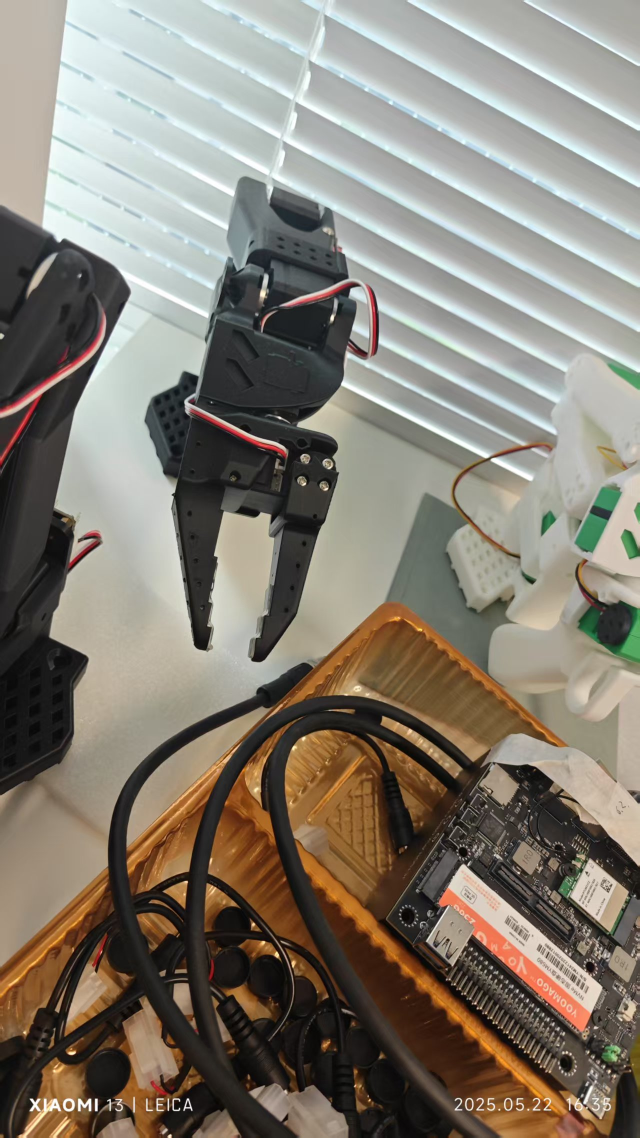
#> input picture resources/jaw1.jpg, 1279 x 2275 px, given in place of the camera (shown at 1/2 size)
$ python extract_ellipse_video.py
#> lines starting #> are read from the running program, lines starting #| are printed output that depends on the picture
### sense/ellipses_extracter.py
import cv2
import numpy as np
from typing import Dict, List, Tuple, Optional, Any

class EllipseExtracter:
    """
    椭圆提取器 - 从图像中检测和提取椭圆
    """

    #---------------------------初始化部分---------------------------
    def __init__(self,
                 min_points: int = 10,
                 ellipse_params: Optional[Dict[str, Any]] = None,
                 confidence_threshold: float = 0.6
                 ):
        """
        初始化椭圆提取器

        参数:
            min_points: 有效点集的最小点数 (默认: 10)
            ellipse_params: 椭圆拟合参数字典
            confidence_threshold: 检测椭圆的接受阈值 (默认: 0.6)
        """
        # 基本参数
        self.min_points = min_points
        self.blur_kernel_size = (5, 5)
        self.canny_threshold1 = 50
        self.canny_threshold2 = 150
        self.confidence_threshold = confidence_threshold

        # 设置椭圆参数
        self._setup_ellipse_params(ellipse_params)

        # 初始化结果存储
        self._init_storage()

    def _setup_ellipse_params(self, ellipse_params: Optional[Dict[str, Any]]) -> None:
        """设置椭圆拟合参数"""
        default_ellipse_params = {
            'num_samples': 10,  # 椭圆拟合的随机样本数
            'sample_size': 5,   # 每个样本的点数（拟合椭圆至少需要5个点）
            'tolerance': 3      # 判断点是否在椭圆上的容差
        }

        self.ellipse_params = default_ellipse_params
        if ellipse_params:
            self.ellipse_params.update(ellipse_params)

    def _init_storage(self) -> None:
        """初始化结果存储变量"""
        # 图像存储
        self.original_image = None
        self.gray_image = None
        self.edge_image = None

        # 结果存储
        self.point_sets = []
        self.ellipses = []
        self.all_candidates = []
        self.confidences = []


    #---------------------------点集提取相关方法---------------------------
    def _find_continuous_points(self, edge_image: np.ndarray, min_points: Optional[int] = None) -> List[np.ndarray]:
        """查找边缘图像中的所有连续点集"""
        if min_points is None:
            min_points = self.min_points

        # 使用OpenCV的连通分量分析
        num_labels, labels = cv2.connectedComponents(edge_image)

        # 提取连通分量的更高效方法
        point_sets = []

        # 一次性查找所有非背景点坐标
        y_all, x_all = np.nonzero(labels)
        label_values = labels[y_all, x_all]

        # 统计每个标签的点数
        label_counts = self._count_points_per_label(label_values)

        # 过滤点数少于min_points的标签
        valid_labels = [label for label, count in label_counts.items() if count >= min_points]

        # 仅为有效标签创建点集
        for label in valid_labels:
            point_set = self._create_point_set_for_label(label, label_values, x_all, y_all)
            point_sets.append(point_set)

        return point_sets

    def _count_points_per_label(self, label_values: np.ndarray) -> Dict[int, int]:
        """计算每个标签的点数"""
        label_counts = {}
        for label_val in label_values:
            if label_val > 0:  # 跳过背景
                label_counts[label_val] = label_counts.get(label_val, 0) + 1
        return label_counts

    def _create_point_set_for_label(self, label: int, label_values: np.ndarray,
                                    x_all: np.ndarray, y_all: np.ndarray) -> np.ndarray:
        """为指定标签创建点集"""
        indices = np.where(label_values == label)[0]
        x_coords = x_all[indices]
        y_coords = y_all[indices]
        return np.column_stack((x_coords, y_coords))

    #---------------------------椭圆拟合相关方法---------------------------
    def _fit_ellipses(self, point_sets: Optional[List[np.ndarray]] = None) -> Tuple[List, List, List]:
        """拟合椭圆到点集(使用随机采样提高鲁棒性)"""
        if point_sets is None:
            point_sets = self.point_sets

        ellipses = []
        all_candidates = []
        confidences = []

        # 合并所有点集进行置信度计算
        all_points = np.vstack(point_sets) if point_sets else np.array([])

        for point_set in point_sets:
            # 为OpenCV转换为轮廓格式
            contour = point_set.reshape(-1, 1, 2).astype(np.int32)

            # 拟合椭圆需要至少5个点
            if len(contour) >= self.ellipse_params['sample_size']:
                # 获取候选椭圆
                candidate_ellipses = self._get_candidate_ellipses(contour)

                # 如果有候选椭圆，找出最佳的一个
                if candidate_ellipses:
                    best_ellipse, best_confidence = self._find_best_ellipse(candidate_ellipses, all_points)

                    ellipses.append(best_ellipse)
                    confidences.append(best_confidence)
                    all_candidates.append(candidate_ellipses)

        return ellipses, all_candidates, confidences

    def _get_candidate_ellipses(self, contour: np.ndarray) -> List:
        """获取候选椭圆"""
        candidate_ellipses = []

        # 预先计算所有采样参数
        num_samples = self.ellipse_params['num_samples']
        sample_size = self.ellipse_params['sample_size']

        # 只尝试有效的随机样本
        valid_samples = 0
        max_attempts = num_samples * 2  # 设置最大尝试次数
        attempts = 0

        while valid_samples < num_samples and attempts < max_attempts:
            try:
                # 随机样本点
                indices = np.random.choice(len(contour), sample_size, replace=False)
                sample_contour = contour[indices]

                # 拟合椭圆
                ellipse = cv2.fitEllipse(sample_contour)
                candidate_ellipses.append(ellipse)
                valid_samples += 1
            except:
                pass
            attempts += 1

        return candidate_ellipses

    def _find_best_ellipse(self, candidate_ellipses: List, all_points: np.ndarray) -> Tuple:
        """从候选椭圆中找出最佳椭圆"""
        # 计算每个椭圆上或附近的点和置信度
        point_counts = np.zeros(len(candidate_ellipses))
        point_confidences = np.zeros(len(candidate_ellipses))

        # 批量评估所有椭圆
        for i, ellipse in enumerate(candidate_ellipses):
            count, confidence = self._count_points_near_ellipse(ellipse, all_points)
            point_counts[i] = count
            point_confidences[i] = confidence

        # 找到点最多的椭圆
        best_idx = np.argmax(point_counts)
        best_ellipse = candidate_ellipses[best_idx]
        best_confidence = point_confidences[best_idx]

        return best_ellipse, best_confidence

    #---------------------------椭圆评估相关方法---------------------------
    def _count_points_near_ellipse(self, ellipse: Tuple, points: np.ndarray) -> Tuple[int, float]:
        """计算有多少点在椭圆上或附近并返回置信度"""

        center, axes, angle = ellipse
        center = np.array(center)
        a, b = axes[0] / 2, axes[1] / 2  # 半长轴和半短轴
        angle_rad = np.deg2rad(angle)  # 将角度转换为弧度

        # 旋转矩阵
        rotation_matrix = self._get_rotation_matrix(angle_rad)

        # 向量化实现 - 一次性计算所有点
        # 以椭圆中心为中心的点
        points_centered = points - center

        # 一次性对所有点应用旋转
        points_rotated = np.dot(points_centered, rotation_matrix.T)

        # 为所有点计算标准化距离
        x_values = points_rotated[:, 0]
        y_values = points_rotated[:, 1]

        # 防止除以零
        if a == 0 or b == 0:
            return 0, 0

        # 一次性计算所有点的椭圆方程值
        values = (x_values**2 / a**2) + (y_values**2 / b**2)

        # 计算到椭圆的距离
        distances = np.abs(values - 1) * min(a, b)

        # 计算容差内的点数
        count = np.sum(distances <= self.ellipse_params['tolerance'])

        # 计算置信度
        confidence = self._calculate_confidence(count, a, b)

        return count, confidence

    def _get_rotation_matrix(self, angle_rad: float) -> np.ndarray:
        """获取旋转矩阵"""
        cos_angle = np.cos(angle_rad)
        sin_angle = np.sin(angle_rad)
        return np.array([
            [cos_angle, sin_angle],
            [-sin_angle, cos_angle]
        ])

    def _calculate_confidence(self, count: int, a: float, b: float) -> float:
        """计算椭圆的置信度分数"""
        # 计算椭圆周长上的预期点数
        h = ((a - b) ** 2) / ((a + b) ** 2)
        perimeter = np.pi * (a + b) * (1 + (3 * h) / (10 + np.sqrt(4 - 3 * h)))
        expected_points = np.ceil(perimeter)

        # 计算置信度
        confidence = min(1.0, count / expected_points) if expected_points > 0 else 0
        return confidence

    #---------------------------椭圆过滤相关方法---------------------------
    def _filter_ellipses(self, ellipses: List) -> List[int]:
        """过滤椭圆，删除不符合条件的椭圆"""
        if not ellipses:
            return []

        # 从原始图像获取尺寸
        if self.original_image is not None:
            image_height, image_width = self.original_image.shape[:2]
        else:
            return list(range(len(ellipses)))

        # 定义过滤阈值
        max_axis_length = image_width / 2  # 长轴不能超过图像宽度的一半
        min_axis_length = image_width / 10  # 长轴不能小于图像宽度的十分之一
        max_axis_ratio = 2.0  # 长轴与短轴的最大比率(圆度)

        filtered_indices = []

        for i, ellipse in enumerate(ellipses):
            if self._is_valid_ellipse(ellipse, min_axis_length, max_axis_length, max_axis_ratio):
                filtered_indices.append(i)

        return filtered_indices

    def _is_valid_ellipse(self, ellipse: Tuple, min_axis_length: float,
                          max_axis_length: float, max_axis_ratio: float) -> bool:
        """检查椭圆是否有效"""
        center, axes, angle = ellipse
        major_axis, minor_axis = max(axes), min(axes)

        # 计算长轴与短轴的比率(圆度)
        axis_ratio = major_axis / minor_axis if minor_axis > 0 else float('inf')

        # 检查条件
        if (min_axis_length <= major_axis <= max_axis_length and
            axis_ratio <= max_axis_ratio):
            return True
        return False


    #---------------------------公共API部分---------------------------
    # [21 lines left out: function get_ellipse, not called in this run]

    def get_edge_ellipses_image(self) -> np.ndarray:
        """返回边缘检测后的椭圆图像"""
        if self.edge_image is None:
            return np.zeros((100, 100, 3), dtype=np.uint8)

        # 创建彩色图像 (将边缘图像转换为3通道)
        edge_ellipses_image = cv2.cvtColor(self.edge_image, cv2.COLOR_GRAY2BGR)

        # 绘制所有检测到的椭圆
        for i, (ellipse, confidence) in enumerate(zip(self.ellipses, self.confidences)):
            # 仅绘制置信度超过阈值的椭圆
            if confidence >= self.confidence_threshold:
                # 使用纯绿色
                color = (0, 255, 0)  # 纯绿色 (BGR格式)

                # 绘制椭圆
                cv2.ellipse(edge_ellipses_image, ellipse, color, 2)

                # 添加置信度标签到椭圆中心
                center = tuple(map(int, ellipse[0]))
                label = f"{confidence:.2f}"
                cv2.putText(edge_ellipses_image, label,
                           center,  # 放在椭圆中心
                           cv2.FONT_HERSHEY_SIMPLEX, 2, color, 2)

        return edge_ellipses_image

    # 获取图像的公开方法
    def get_original_image(self) -> np.ndarray:
        """返回原始输入图像"""
        return self.original_image

    def get_original_ellipses_image(self) -> np.ndarray:
        """返回原始图像上标记椭圆的版本"""
        if self.original_image is None:
            return np.zeros((100, 100, 3), dtype=np.uint8)

        # 创建原始图像的副本
        original_with_ellipses = self.original_image.copy()

        # 绘制所有检测到的椭圆
        for i, (ellipse, confidence) in enumerate(zip(self.ellipses, self.confidences)):
            # 仅绘制置信度超过阈值的椭圆
            if confidence >= self.confidence_threshold:
                # 使用纯绿色
                color = (0, 255, 0)  # 纯绿色 (BGR格式)

                # 绘制椭圆
                cv2.ellipse(original_with_ellipses, ellipse, color, 2)

                # 添加置信度标签到椭圆中心
                center = tuple(map(int, ellipse[0]))
                label = f"{confidence:.2f}"
                cv2.putText(original_with_ellipses, label,
                           center,  # 放在椭圆中心
                           cv2.FONT_HERSHEY_SIMPLEX, 2, color, 2)

        # # 转换为RGB颜色空间以便正确显示
        # rgb_image = cv2.cvtColor(original_with_ellipses, cv2.COLOR_BGR2RGB)

        return original_with_ellipses

    def get_gray_image(self) -> np.ndarray:
        """返回图像的灰度版本"""
        return self.gray_image

    def get_edge_image(self) -> np.ndarray:
        """返回边缘检测后的图像"""
        return self.edge_image

    def get_point_sets(self) -> List[np.ndarray]:
        """返回所有点集"""
        return self.point_sets

    # [29 lines left out: function get_point_sets_image, not called in this run]

    def get_all_candidates(self) -> List[List]:
        """返回所有候选椭圆"""
        return self.all_candidates

    def process_frame(self, frame: np.ndarray, min_points: Optional[int] = None) -> Tuple[List, List]:
        """
        处理视频帧以检测椭圆

        参数:
            frame: 输入图像帧
            min_points: 有效点集的最小点数

        返回:
            ellipses: 检测到的椭圆
            confidences: 每个椭圆的置信度值
        """
        if min_points is None:
            min_points = self.min_points

        # 存储原始图像
        self.original_image = frame

        # 转换为灰度并进行边缘检测
        self.gray_image = cv2.cvtColor(frame, cv2.COLOR_BGR2GRAY)
        blurred = cv2.GaussianBlur(self.gray_image, self.blur_kernel_size, 0)
        self.edge_image = cv2.Canny(blurred, self.canny_threshold1, self.canny_threshold2)

        # 查找点集并拟合椭圆
        self.point_sets = self._find_continuous_points(self.edge_image, min_points)
        self.ellipses, self.all_candidates, self.confidences = self._fit_ellipses(self.point_sets)

        # 过滤椭圆
        filtered_indices = self._filter_ellipses(self.ellipses)
        self.ellipses = [self.ellipses[i] for i in filtered_indices]
        self.confidences = [self.confidences[i] for i in filtered_indices]

        return self.ellipses, self.confidences

    # [19 lines left out: function process_image, not called in this run]


# [31 lines that do not run on import are left out]


### sense/extract_ellipse_video.py
import cv2
import numpy as np
import time
import json
import os
from sense.ellipses_extracter import EllipseExtracter

def main():
    # 读取配置
    config_path = os.path.join(os.path.dirname(__file__), "config.json")
    with open(config_path, "r") as f:
#> (reads sense/config.json from the repository)
        config = json.load(f)

    camera_id = config.get("camera_id", 0)
    flip_left_right = config.get("flip_left_right", False)
    camera_resolution = config.get("camera_resolution", {"width": 640, "height": 480})
    ellipse_config = config.get("ellipse_extracter", {})

    # Initialize webcam
    cap = cv2.VideoCapture(camera_id)

    if not cap.isOpened():
        print("Error: Could not open webcam.")
        return

    # Set resolution from config
    cap.set(cv2.CAP_PROP_FRAME_WIDTH, camera_resolution["width"])
    cap.set(cv2.CAP_PROP_FRAME_HEIGHT, camera_resolution["height"])

    # Print actual resolution being used
    actual_width = cap.get(cv2.CAP_PROP_FRAME_WIDTH)
    actual_height = cap.get(cv2.CAP_PROP_FRAME_HEIGHT)
    print(f"摄像头分辨率: {int(actual_width)}x{int(actual_height)}")
    print(f"左右翻转: {'启用' if flip_left_right else '禁用'}")

    # Get frame dimensions
    ret, frame = cap.read()
#> frame is the input picture: shape (2275, 1279, 3); mean B, G, R 114.5, 125.9, 133
    if not ret:
        print("Error: Could not read from webcam.")
        return

    # Create ellipse detector instance from config
    detector = EllipseExtracter(
        min_points=ellipse_config.get("min_points", 200),
        ellipse_params=ellipse_config.get("ellipse_params", {
            'num_samples': 20,
            'sample_size': 5,
            'tolerance': 2
        }),
        confidence_threshold=ellipse_config.get("confidence_threshold", 0.5)
    )

    print("Starting real-time ellipse detection...")
    print("Press 'q' to quit")

    while True:
        start_time = time.time()

        # Read frame from webcam
        ret, frame = cap.read()
        if not ret:
            print("Error: Could not read frame.")
            break

        # 根据配置进行左右翻转
        if flip_left_right:
            frame = cv2.flip(frame, 1)  # 1表示水平翻转（左右翻转）

        # Process the frame using the optimized method
        detected_ellipses, confidences = detector.process_frame(frame)
#> in process_frame, `self.gray_image = cv2.cvtColor(frame, cv2.COLOR_BGR2GRAY)`:
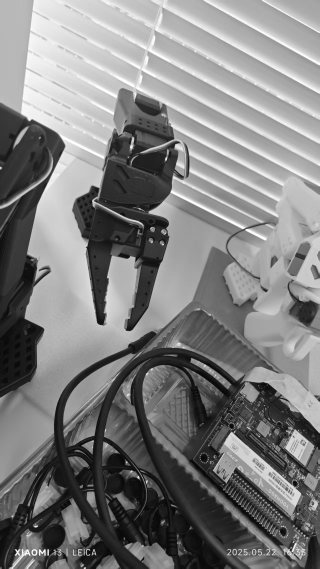
#> self.gray_image: shape (2275, 1279) (shown at 1/4 size); min 0, max 255, mean 126.7
#> in process_frame, `self.edge_image = cv2.Canny(blurred, self.canny_threshold1, self.canny..`:
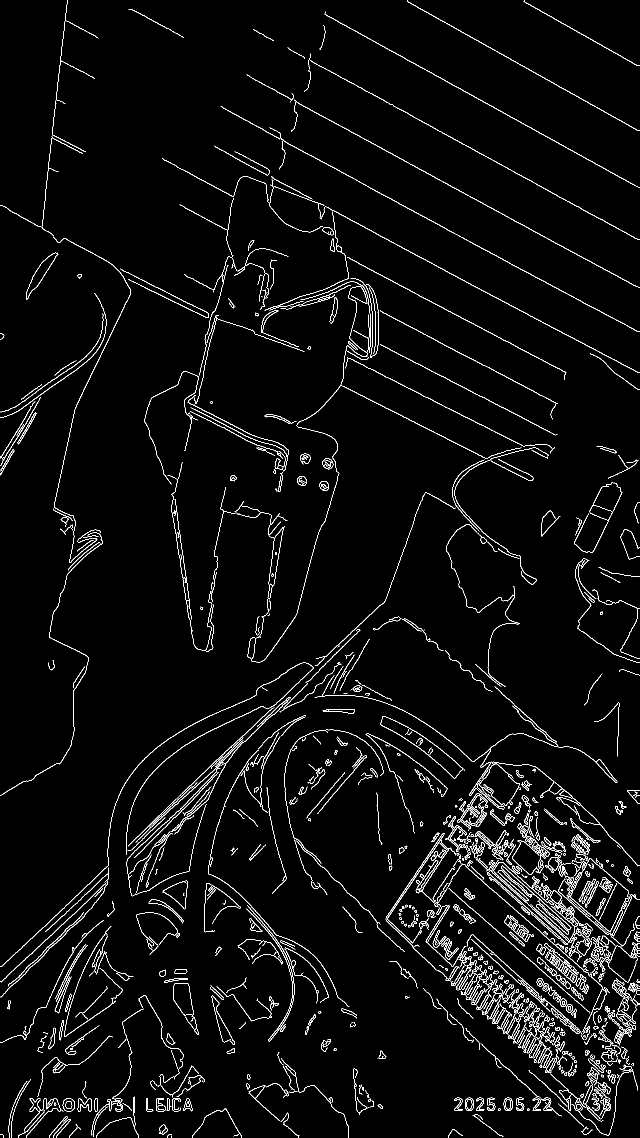
#> self.edge_image: shape (2275, 1279) (shown at 1/2 size); 3.5% white in thin lines or dots
#> in _find_continuous_points, `num_labels, labels = cv2.connectedComponents(edge_image)`:
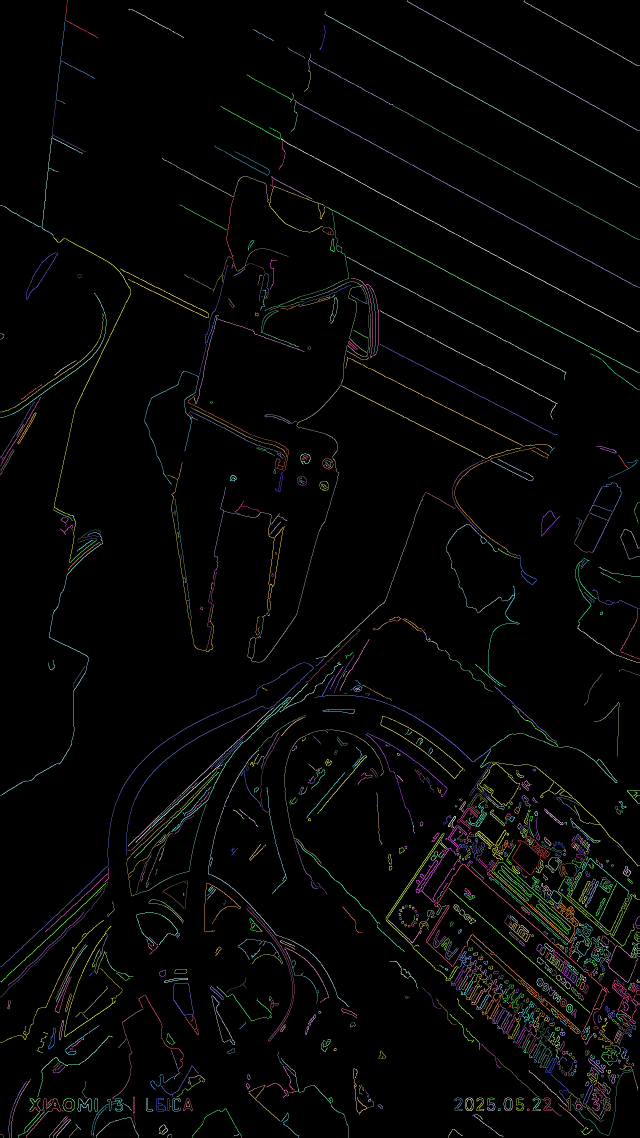
#> labels: shape (2275, 1279) int32 (shown at 1/2 size); 1002 distinct labels, from 0 to 1001; one colour per label, 0 black
#> in _find_continuous_points, `num_labels, labels = cv2.connectedComponents(edge_image)`: num_labels = 1002
#> the loop in _count_points_per_label, `for label_val in label_values:` made 100713 passes
#> label_val on passes 4 to 6: 1, 2, 3
#> after the loop in _count_points_per_label, `for label_val in label_values:`: label_counts = 1001 items
#> in _find_continuous_points, `valid_labels = [label for label, count in label_counts.items() if coun..`: valid_labels = 119 values, max 978 at index 118, min 2 at index 0, mean 317.5
#> the loop in _find_continuous_points, `for label in valid_labels:` made 119 passes
#> label on passes 1 to 4: 2, 3, 5, 6
#> after the loop in _find_continuous_points, `for label in valid_labels:`: point_sets = 119 items
#> in _fit_ellipses, `all_points = np.vstack(point_sets) if point_sets else np.array([])`: all_points = 55358 pairs, first value 0 to 1278, second value 0 to 2274
#> the loop in _fit_ellipses, `for point_set in point_sets:` made 119 passes
#> the loop in _filter_ellipses, `for i, ellipse in enumerate(ellipses):` made 119 passes
#> ellipse on passes 1 to 4: ((1485.7, 377.3), (1.85, 1282.3), 119.1), ((1173.6, 73.97), (1.1, 237), 119.5), ((993.3, 217.8), (0.781, 530.3), 118.9), ((125.7, 146.7), (16.85, 265.5), 6.16)
        original_ellipses_image = detector.get_original_ellipses_image()
#> the loop in get_original_ellipses_image, `for i, (ellipse, confidence) in enumerate(zip(self.ellipses, self.conf..` made 4 passes
#> (ellipse, confidence) on passes 1 to 4: (((404.3, 379.3), (217.5, 386.4), 172), 0.105), (((1079.1, 1248.1), (145.4, 286.3), 36.64), 0.178), (((987.4, 1835.9), (138.6, 274.3), 63.37), 0.313), (((513.3, 2041.8), (296, 314.9), 16.7), 0.192)
        edge_ellipses_image = detector.get_edge_ellipses_image()
#> the loop in get_edge_ellipses_image, `for i, (ellipse, confidence) in enumerate(zip(self.ellipses, self.conf..` made 4 passes

        # Calculate and display FPS
        elapsed_time = time.time() - start_time
        fps = 1.0 / elapsed_time if elapsed_time > 0 else 0
        cv2.putText(original_ellipses_image, f"FPS: {fps:.1f}", (10, 30),
                    cv2.FONT_HERSHEY_SIMPLEX, 0.7, (0, 0, 255), 2)

        # Display detected ellipses count
        high_conf_count = sum(1 for c in confidences if c >= detector.confidence_threshold)
        cv2.putText(original_ellipses_image, f"Detected: {high_conf_count}/{len(detected_ellipses)}",
                    (10, 60), cv2.FONT_HERSHEY_SIMPLEX, 0.7, (0, 0, 255), 2)

        # Show the frame
        cv2.imshow('Ellipse Detection', original_ellipses_image)

        # Display edge image for debugging
        cv2.imshow('Edges', edge_ellipses_image)

        # Break the loop if 'q' is pressed
        if cv2.waitKey(1) & 0xFF == ord('q'):
#> (key q is pressed here)
            break

    # Release resources
    cap.release()
    cv2.destroyAllWindows()

if __name__ == "__main__":
    main()
